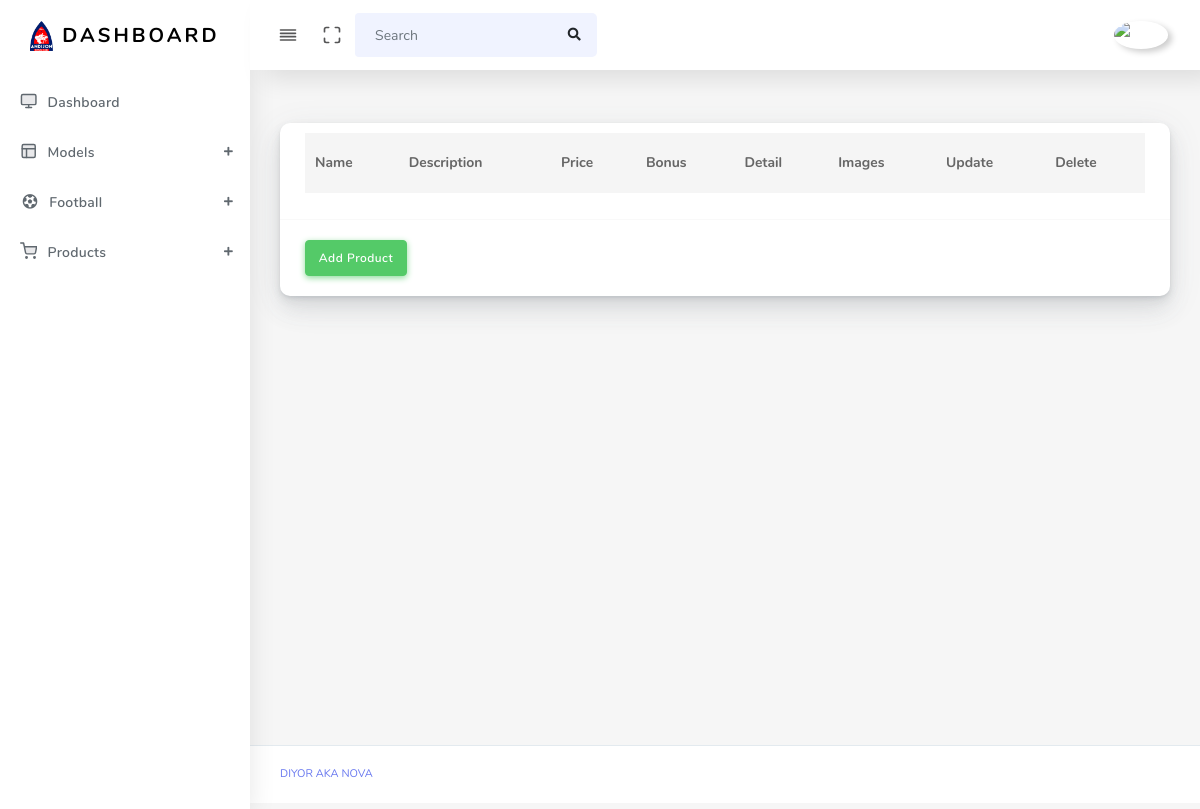
The app's page /product/ (signed in), older data.
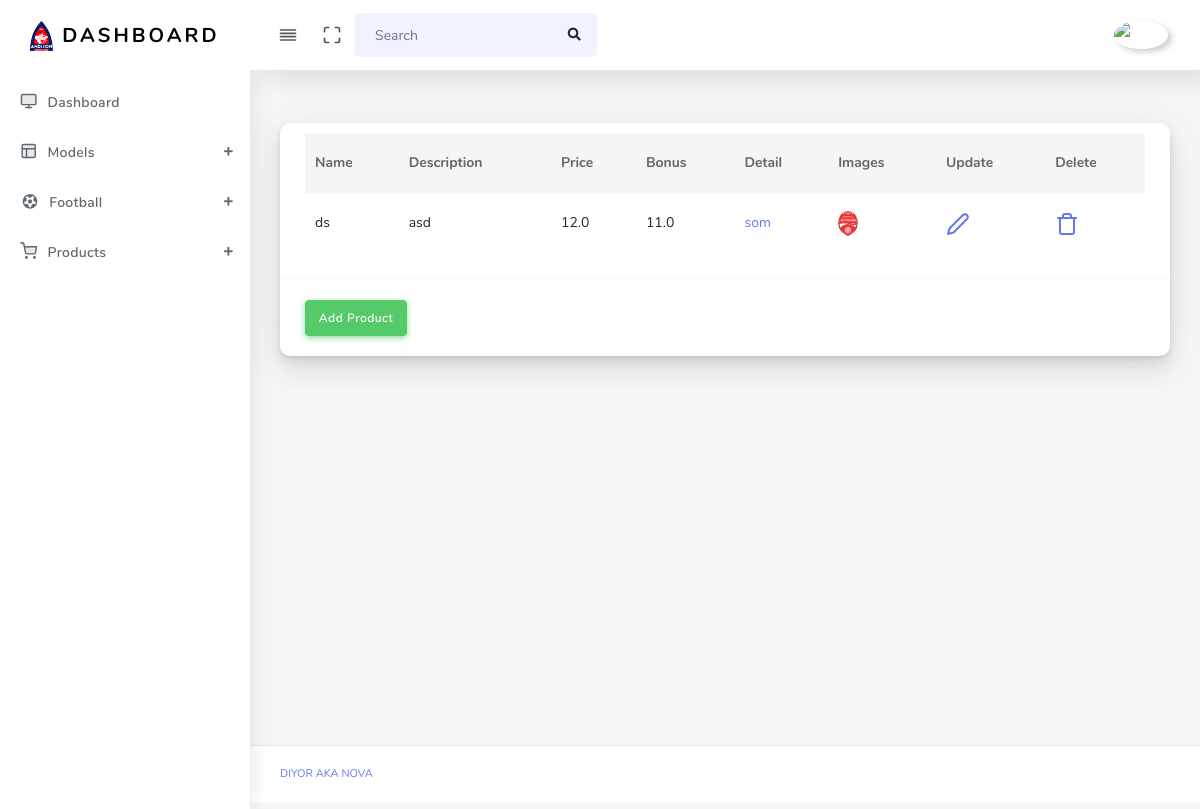
The same page, newer data.
### main/models.py (models this page shows, shortened)
class Product(models.Model):
    name = models.CharField(max_length=210)
    bio = models.TextField()
    price = models.FloatField()
    bonus = models.FloatField(default=0)
    info = models.ManyToManyField(Detail, related_name='info')
    image = models.ManyToManyField(Detail, related_name='image')
    available = models.BooleanField()
    rating = models.IntegerField(choices=(
        (1, '1-star'),
        (2, '2-star'),
        (3, '3-star'),
        (4, '4-star'),
        (5, '5-star'),
    ), default=1)

class Detail(models.Model):
    detail = models.CharField(max_length=210, null=True, blank=True)
    img = models.ImageField(upload_to='product/', null=True, blank=True)
    is_img = models.BooleanField(default=False)
    is_order = models.BooleanField(default=False)

### main/views.py (the view)
# urls.py: path('product/', product_view, name='product'),
@login_required(login_url='login')
def product_view(request):
    context = {
        'product': Product.objects.all()
    }
    return render(request, 'product.html', context)

### templates/product.html
{% extends "base.html" %}
{% load static %}
{% block content %}
<div class="main-content">
    <section class="section">
        <div class="section-body">
            <div class="row">
                <div class="col-12 col-md-12 col-lg-12">
                    <div class="card">
                        <div class="card-header">
                            <table class="table table-hover">
                                <thead>
                                    <tr>
                                        <th scope="col">Name</th>
                                        <th scope="col">Description</th>
                                        <th scope="col">Price</th>
                                        <th scope="col">Bonus</th>
                                        <th scope="col">Detail</th>
                                        <th scope="col">Images</th>
                                        <th scope="col">Update</th>
                                        <th scope="col">Delete</th>
                                    </tr>
                                </thead>
                                <tbody>
                                    {% for i in product %}
                                        <tr>
                                            <td>{{ i.name }}</td>
                                            <td>{{ i.bio }}</td>
                                            <td>{{ i.price }}</td>
                                            <td>{{ i.bonus }}</td>
                                            <td><a href="{% url 'get-detail' i.id %}">{{ i.info.first.detail }}</a></td>
                                            <td><a href="{% url 'get-image' i.id %}"><img alt="not found" src="{{ i.image.first.img.url }}" class="rounded-circle" width="20" data-toggle="tooltip"></a></td>
                                            <td><a href="{% url 'update-product' i.id %}"><i class="align-middle" data-feather="edit-2"></i></a></td>
                                            <td><a href="{% url 'delete-product' i.id %}"><i class="align-middle" data-feather="trash"></i></a></td>
                                        </tr>
                                    {% endfor %}
                                </tbody>
                            </table>
                        </div>
                        <div class="card-body">
                            <a href="{% url 'add-product' %}"><button class="btn btn-success">Add Product</button></a>
                        </div>
                    </div>
                </div>
            </div>
        </div>
    </section>
</div>
{% endblock %}

Row changes from the older to the newer data that the page shows:
added Product: name "ds", bio "asd", price "12.0", bonus "11.0", info.first.detail "som", image.first.img (picture)
